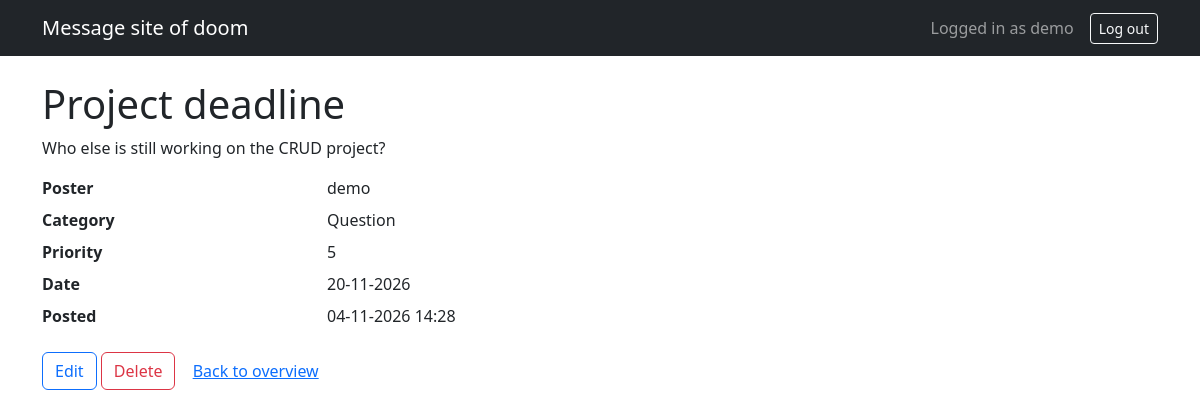
Page /detail.php?id=2 (signed in) on the committed database.
### tables this page shows
CREATE TABLE messages (
    id INT NOT NULL AUTO_INCREMENT,
    user_id INT NOT NULL,
    title VARCHAR(50) NOT NULL,
    message TEXT NOT NULL,
    category ENUM('general', 'question', 'idea') NOT NULL DEFAULT 'general',
    priority TINYINT NOT NULL,
    event_date DATE NOT NULL,
    created_at DATETIME NOT NULL DEFAULT CURRENT_TIMESTAMP,
    PRIMARY KEY (id),
    FOREIGN KEY (user_id) REFERENCES users (id)
);

CREATE TABLE users (
    id INT NOT NULL AUTO_INCREMENT,
    username VARCHAR(30) NOT NULL,
    password_hash VARCHAR(255) NOT NULL,
    created_at DATETIME NOT NULL DEFAULT CURRENT_TIMESTAMP,
    PRIMARY KEY (id),
    UNIQUE KEY username (username)
);

### detail.php (called while the page is built, shortened)
<?php
require_once __DIR__ . '/includes/config.php';
require_once __DIR__ . '/includes/helpers.php';
$id = read_id($_GET['id'] ?? '');
try {
    $message = find_message($conn, $id);
} catch (PDOException $e) {
    error_log($e->getMessage());
    show_result(false, 'The message could not be loaded.', 500);
}
require __DIR__ . '/views/detail_view.php';

### includes/helpers.php (called while the page is built, shortened)
<?php
function h($value)
{
    return htmlspecialchars((string) $value, ENT_QUOTES, 'UTF-8');
}
function format_datetime($value)
{
    return date('d-m-Y H:i', strtotime($value));
}
function format_date($value)
{
    return date('d-m-Y', strtotime($value));
}
function read_id($value)
{
    return filter_var($value, FILTER_VALIDATE_INT, ['options' => ['min_range' => 1]]);
}
function find_message($conn, $id)
{
    $query = 'SELECT m.*, u.username FROM ' . MESSAGE_TABLE . ' m ';
    $query .= 'JOIN users u ON u.id = m.user_id WHERE m.id = :id';
    $stmt = $conn->prepare($query);
    $stmt->execute([':id' => $id]);
    return $stmt->fetch();
}

### views/detail_view.php (the view)
<?php require __DIR__ . '/partials/header.php'; ?>
<h1><?= h($message['title']) ?></h1>
<p class="message-text"><?= h($message['message']) ?></p>
<dl class="row">
    <dt class="col-sm-3">Poster</dt>
    <dd class="col-sm-9"><?= h($message['username']) ?></dd>
    <dt class="col-sm-3">Category</dt>
    <dd class="col-sm-9"><?= h(MESSAGE_CATEGORIES[$message['category']]) ?></dd>
    <dt class="col-sm-3">Priority</dt>
    <dd class="col-sm-9"><?= h($message['priority']) ?></dd>
    <dt class="col-sm-3">Date</dt>
    <dd class="col-sm-9"><?= h(format_date($message['event_date'])) ?></dd>
    <dt class="col-sm-3">Posted</dt>
    <dd class="col-sm-9"><?= h(format_datetime($message['created_at'])) ?></dd>
</dl>
<a class="btn btn-outline-primary" href="edit.php?id=<?= h($message['id']) ?>">Edit</a>
<a class="btn btn-outline-danger" href="delete.php?id=<?= h($message['id']) ?>">Delete</a>
<a class="btn btn-link" href="index.php">Back to overview</a>
<?php require __DIR__ . '/partials/footer.php'; ?>

### assets/style.css (style rules this page uses)
.message-text { white-space: pre-wrap; }

### rows in the picture
messages: title "Project deadline", message "Who else is still working on the CRUD project?", user.username "demo", category "Question", priority "5", event_date "20-11-2026", created_at "04-11-2026 14:28"

### other values in the picture
$_SESSION['username'] "demo"
